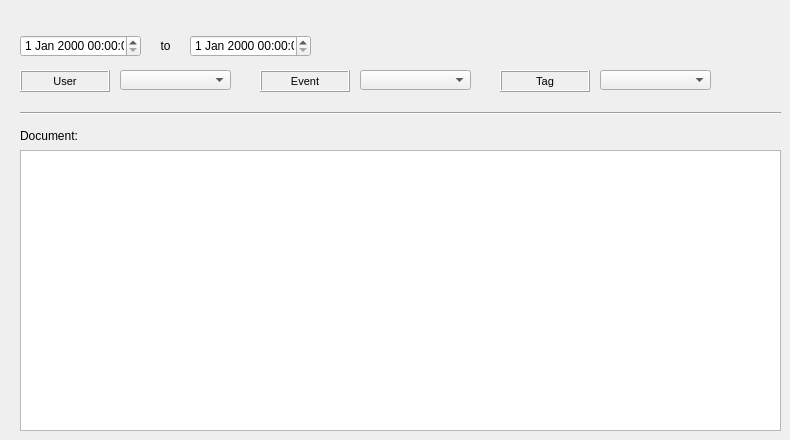
   <widget class="QWidget" name="tab_18">
    <attribute name="title">
     <string>Document</string>
    </attribute>
    <widget class="QDateTimeEdit" name="dateTimeEdit_14">
     <property name="geometry">
      <rect>
       <x>190</x>
       <y>35</y>
       <width>121</width>
       <height>22</height>
      </rect>
     </property>
    </widget>
    <widget class="QTableWidget" name="tableWidget_12">
     <property name="geometry">
      <rect>
       <x>20</x>
       <y>150</y>
       <width>761</width>
       <height>281</height>
      </rect>
     </property>
    </widget>
    <widget class="Line" name="line_6">
     <property name="geometry">
      <rect>
       <x>20</x>
       <y>105</y>
       <width>761</width>
       <height>16</height>
      </rect>
     </property>
     <property name="orientation">
      <enum>Qt::Horizontal</enum>
     </property>
    </widget>
    <widget class="QLabel" name="label_tag">
     <property name="geometry">
      <rect>
       <x>500</x>
       <y>70</y>
       <width>90</width>
       <height>22</height>
      </rect>
     </property>
     <property name="font">
      <font>
       <pointsize>8</pointsize>
      </font>
     </property>
     <property name="frameShape">
      <enum>QFrame::Box</enum>
     </property>
     <property name="frameShadow">
      <enum>QFrame::Raised</enum>
     </property>
     <property name="text">
      <string>Tag</string>
     </property>
     <property name="textFormat">
      <enum>Qt::AutoText</enum>
     </property>
     <property name="scaledContents">
      <bool>false</bool>
     </property>
     <property name="alignment">
      <set>Qt::AlignCenter</set>
     </property>
     <property name="margin">
      <number>3</number>
     </property>
    </widget>
    <widget class="QComboBox" name="comboBox_50">
     <property name="geometry">
      <rect>
       <x>600</x>
       <y>70</y>
       <width>111</width>
       <height>20</height>
      </rect>
     </property>
    </widget>
    <widget class="QLabel" name="label_document">
     <property name="geometry">
      <rect>
       <x>20</x>
       <y>125</y>
       <width>90</width>
       <height>22</height>
      </rect>
     </property>
     <property name="font">
      <font>
       <pointsize>9</pointsize>
      </font>
     </property>
     <property name="frameShape">
      <enum>QFrame::NoFrame</enum>
     </property>
     <property name="frameShadow">
      <enum>QFrame::Plain</enum>
     </property>
     <property name="text">
      <string>Document:</string>
     </property>
     <property name="textFormat">
      <enum>Qt::AutoText</enum>
     </property>
     <property name="scaledContents">
      <bool>false</bool>
     </property>
     <property name="alignment">
      <set>Qt::AlignLeading|Qt::AlignLeft|Qt::AlignVCenter</set>
     </property>
     <property name="margin">
      <number>3</number>
     </property>
    </widget>
    <widget class="QLabel" name="label_event">
     <property name="geometry">
      <rect>
       <x>260</x>
       <y>70</y>
       <width>90</width>
       <height>22</height>
      </rect>
     </property>
     <property name="font">
      <font>
       <pointsize>8</pointsize>
      </font>
     </property>
     <property name="frameShape">
      <enum>QFrame::Box</enum>
     </property>
     <property name="frameShadow">
      <enum>QFrame::Raised</enum>
     </property>
     <property name="text">
      <string>Event</string>
     </property>
     <property name="textFormat">
      <enum>Qt::AutoText</enum>
     </property>
     <property name="scaledContents">
      <bool>false</bool>
     </property>
     <property name="alignment">
      <set>Qt::AlignCenter</set>
     </property>
     <property name="margin">
      <number>3</number>
     </property>
    </widget>
    <widget class="QLabel" name="label_to">
     <property name="geometry">
      <rect>
       <x>150</x>
       <y>35</y>
       <width>31</width>
       <height>22</height>
      </rect>
     </property>
     <property name="font">
      <font>
       <pointsize>9</pointsize>
      </font>
     </property>
     <property name="frameShape">
      <enum>QFrame::NoFrame</enum>
     </property>
     <property name="frameShadow">
      <enum>QFrame::Raised</enum>
     </property>
     <property name="text">
      <string>to</string>
     </property>
     <property name="textFormat">
      <enum>Qt::AutoText</enum>
     </property>
     <property name="scaledContents">
      <bool>false</bool>
     </property>
     <property name="alignment">
      <set>Qt::AlignCenter</set>
     </property>
     <property name="margin">
      <number>3</number>
     </property>
    </widget>
    <widget class="QLabel" name="label_user">
     <property name="geometry">
      <rect>
       <x>20</x>
       <y>70</y>
       <width>90</width>
       <height>22</height>
      </rect>
     </property>
     <property name="font">
      <font>
       <pointsize>8</pointsize>
      </font>
     </property>
     <property name="frameShape">
      <enum>QFrame::Box</enum>
     </property>
     <property name="frameShadow">
      <enum>QFrame::Raised</enum>
     </property>
     <property name="text">
      <string>User</string>
     </property>
     <property name="textFormat">
      <enum>Qt::AutoText</enum>
     </property>
     <property name="scaledContents">
      <bool>false</bool>
     </property>
     <property name="alignment">
      <set>Qt::AlignCenter</set>
     </property>
     <property name="margin">
      <number>3</number>
     </property>
    </widget>
    <widget class="QComboBox" name="comboBox_51">
     <property name="geometry">
      <rect>
       <x>120</x>
       <y>70</y>
       <width>111</width>
       <height>20</height>
      </rect>
     </property>
    </widget>
    <widget class="QComboBox" name="comboBox_52">
     <property name="geometry">
      <rect>
       <x>360</x>
       <y>70</y>
       <width>111</width>
       <height>20</height>
      </rect>
     </property>
    </widget>
    <widget class="QDateTimeEdit" name="dateTimeEdit_15">
     <property name="geometry">
      <rect>
       <x>20</x>
       <y>35</y>
       <width>121</width>
       <height>22</height>
      </rect>
     </property>
    </widget>
   </widget>
